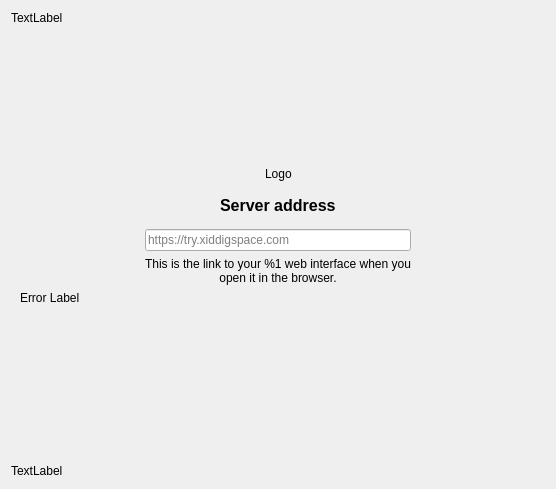
<?xml version="1.0" encoding="UTF-8"?>
<ui version="4.0">
 <class>OwncloudSetupPage</class>
 <widget class="QWidget" name="OwncloudSetupPage">
  <property name="geometry">
   <rect>
    <x>0</x>
    <y>0</y>
    <width>556</width>
    <height>489</height>
   </rect>
  </property>
  <property name="sizePolicy">
   <sizepolicy hsizetype="Preferred" vsizetype="Preferred">
    <horstretch>0</horstretch>
    <verstretch>0</verstretch>
   </sizepolicy>
  </property>
  <property name="windowTitle">
   <string notr="true">Form</string>
  </property>
  <property name="autoFillBackground">
   <bool>false</bool>
  </property>
  <property name="styleSheet">
   <string notr="true"/>
  </property>
  <layout class="QVBoxLayout" name="verticalLayout_2">
   <item>
    <widget class="QLabel" name="topLabel">
     <property name="text">
      <string>TextLabel</string>
     </property>
    </widget>
   </item>
   <item>
    <spacer name="verticalSpacer">
     <property name="orientation">
      <enum>Qt::Vertical</enum>
     </property>
     <property name="sizeType">
      <enum>QSizePolicy::Expanding</enum>
     </property>
     <property name="sizeHint" stdset="0">
      <size>
       <width>20</width>
       <height>80</height>
      </size>
     </property>
    </spacer>
   </item>
   <item>
    <layout class="QHBoxLayout" name="horizontalLayout_4">
     <property name="topMargin">
      <number>0</number>
     </property>
     <item>
      <spacer name="horizontalSpacer_3">
       <property name="orientation">
        <enum>Qt::Horizontal</enum>
       </property>
       <property name="sizeHint" stdset="0">
        <size>
         <width>0</width>
         <height>0</height>
        </size>
       </property>
      </spacer>
     </item>
     <item>
      <widget class="QLabel" name="logoLabel">
       <property name="text">
        <string>Logo</string>
       </property>
      </widget>
     </item>
     <item>
      <spacer name="horizontalSpacer_4">
       <property name="orientation">
        <enum>Qt::Horizontal</enum>
       </property>
       <property name="sizeHint" stdset="0">
        <size>
         <width>0</width>
         <height>0</height>
        </size>
       </property>
      </spacer>
     </item>
    </layout>
   </item>
   <item>
    <spacer name="verticalSpacer_5">
     <property name="orientation">
      <enum>Qt::Vertical</enum>
     </property>
     <property name="sizeType">
      <enum>QSizePolicy::Minimum</enum>
     </property>
     <property name="sizeHint" stdset="0">
      <size>
       <width>0</width>
       <height>0</height>
      </size>
     </property>
    </spacer>
   </item>
   <item>
    <widget class="QWidget" name="login" native="true">
     <property name="sizePolicy">
      <sizepolicy hsizetype="Minimum" vsizetype="Expanding">
       <horstretch>0</horstretch>
       <verstretch>0</verstretch>
      </sizepolicy>
     </property>
     <property name="minimumSize">
      <size>
       <width>0</width>
       <height>80</height>
      </size>
     </property>
     <property name="styleSheet">
      <string notr="true"/>
     </property>
     <layout class="QHBoxLayout" name="horizontalLayout_2">
      <item>
       <layout class="QHBoxLayout" name="serverBox">
        <property name="spacing">
         <number>0</number>
        </property>
        <property name="sizeConstraint">
         <enum>QLayout::SetDefaultConstraint</enum>
        </property>
        <item>
         <layout class="QVBoxLayout" name="verticalLayout">
          <property name="spacing">
           <number>6</number>
          </property>
          <item>
           <spacer name="verticalSpacer_2">
            <property name="orientation">
             <enum>Qt::Vertical</enum>
            </property>
            <property name="sizeType">
             <enum>QSizePolicy::Minimum</enum>
            </property>
            <property name="sizeHint" stdset="0">
             <size>
              <width>0</width>
              <height>0</height>
             </size>
            </property>
           </spacer>
          </item>
          <item>
           <layout class="QHBoxLayout" name="horizontalLayout">
            <property name="topMargin">
             <number>0</number>
            </property>
            <item>
             <spacer name="horizontalSpacer_7">
              <property name="orientation">
               <enum>Qt::Horizontal</enum>
              </property>
              <property name="sizeHint" stdset="0">
               <size>
                <width>0</width>
                <height>0</height>
               </size>
              </property>
             </spacer>
            </item>
            <item>
             <widget class="QLabel" name="serverAddressLabel">
              <property name="font">
               <font>
                <pointsize>12</pointsize>
                <weight>75</weight>
                <bold>true</bold>
               </font>
              </property>
              <property name="text">
               <string>Server address</string>
              </property>
             </widget>
            </item>
            <item>
             <spacer name="horizontalSpacer_8">
              <property name="orientation">
               <enum>Qt::Horizontal</enum>
              </property>
              <property name="sizeHint" stdset="0">
               <size>
                <width>0</width>
                <height>0</height>
               </size>
              </property>
             </spacer>
            </item>
           </layout>
          </item>
          <item>
           <layout class="QHBoxLayout" name="horizontalLayout_5">
            <property name="topMargin">
             <number>0</number>
            </property>
            <item>
             <spacer name="horizontalSpacer_2">
              <property name="orientation">
               <enum>Qt::Horizontal</enum>
              </property>
              <property name="sizeType">
               <enum>QSizePolicy::Expanding</enum>
              </property>
              <property name="sizeHint" stdset="0">
               <size>
                <width>80</width>
                <height>0</height>
               </size>
              </property>
             </spacer>
            </item>
            <item>
             <layout class="QVBoxLayout" name="verticalLayout_5">
              <property name="topMargin">
               <number>8</number>
              </property>
              <property name="rightMargin">
               <number>0</number>
              </property>
              <item>
               <widget class="OCC::PostfixLineEdit" name="leUrl">
                <property name="sizePolicy">
                 <sizepolicy hsizetype="Minimum" vsizetype="Fixed">
                  <horstretch>0</horstretch>
                  <verstretch>0</verstretch>
                 </sizepolicy>
                </property>
                <property name="minimumSize">
                 <size>
                  <width>200</width>
                  <height>0</height>
                 </size>
                </property>
                <property name="placeholderText">
                 <string notr="true">https://try.xiddigspace.com</string>
                 <!-- maledited from https://try.nextcloud.com to https://try.xiddigspace.com -->
                </property>
               </widget>
              </item>
              <item>
               <widget class="QLabel" name="serverAddressDescriptionLabel">
                <property name="sizePolicy">
                 <sizepolicy hsizetype="Preferred" vsizetype="Preferred">
                  <horstretch>0</horstretch>
                  <verstretch>0</verstretch>
                 </sizepolicy>
                </property>
                <property name="text">
                 <string>This is the link to your %1 web interface when you open it in the browser.</string>
                </property>
                <property name="alignment">
                 <set>Qt::AlignCenter</set>
                </property>
                <property name="wordWrap">
                 <bool>true</bool>
                </property>
               </widget>
              </item>
             </layout>
            </item>
            <item>
             <spacer name="horizontalSpacer">
              <property name="orientation">
               <enum>Qt::Horizontal</enum>
              </property>
              <property name="sizeType">
               <enum>QSizePolicy::Expanding</enum>
              </property>
              <property name="sizeHint" stdset="0">
               <size>
                <width>80</width>
                <height>0</height>
               </size>
              </property>
             </spacer>
            </item>
           </layout>
          </item>
          <item>
           <widget class="QLabel" name="errorLabel">
            <property name="sizePolicy">
             <sizepolicy hsizetype="MinimumExpanding" vsizetype="MinimumExpanding">
              <horstretch>0</horstretch>
              <verstretch>0</verstretch>
             </sizepolicy>
            </property>
            <property name="text">
             <string notr="true">Error Label</string>
            </property>
            <property name="textFormat">
             <enum>Qt::RichText</enum>
            </property>
            <property name="openExternalLinks">
             <bool>true</bool>
            </property>
           </widget>
          </item>
          <item>
           <layout class="QHBoxLayout" name="progressLayout"/>
          </item>
          <item>
           <spacer name="verticalSpacer_3">
            <property name="orientation">
             <enum>Qt::Vertical</enum>
            </property>
            <property name="sizeType">
             <enum>QSizePolicy::MinimumExpanding</enum>
            </property>
            <property name="sizeHint" stdset="0">
             <size>
              <width>0</width>
              <height>0</height>
             </size>
            </property>
           </spacer>
          </item>
         </layout>
        </item>
       </layout>
      </item>
     </layout>
    </widget>
   </item>
   <item>
    <spacer name="verticalSpacer_4">
     <property name="orientation">
      <enum>Qt::Vertical</enum>
     </property>
     <property name="sizeType">
      <enum>QSizePolicy::MinimumExpanding</enum>
     </property>
     <property name="sizeHint" stdset="0">
      <size>
       <width>0</width>
       <height>0</height>
      </size>
     </property>
    </spacer>
   </item>
   <item>
    <widget class="QLabel" name="bottomLabel">
     <property name="text">
      <string>TextLabel</string>
     </property>
    </widget>
   </item>
   <item>
    <layout class="QHBoxLayout" name="horizontalLayout_3">
     <property name="bottomMargin">
      <number>0</number>
     </property>
    </layout>
   </item>
  </layout>
 </widget>
 <customwidgets>
  <customwidget>
   <class>OCC::PostfixLineEdit</class>
   <extends>QLineEdit</extends>
   <header>wizard/postfixlineedit.h</header>
  </customwidget>
 </customwidgets>
 <resources/>
 <connections/>
</ui>
